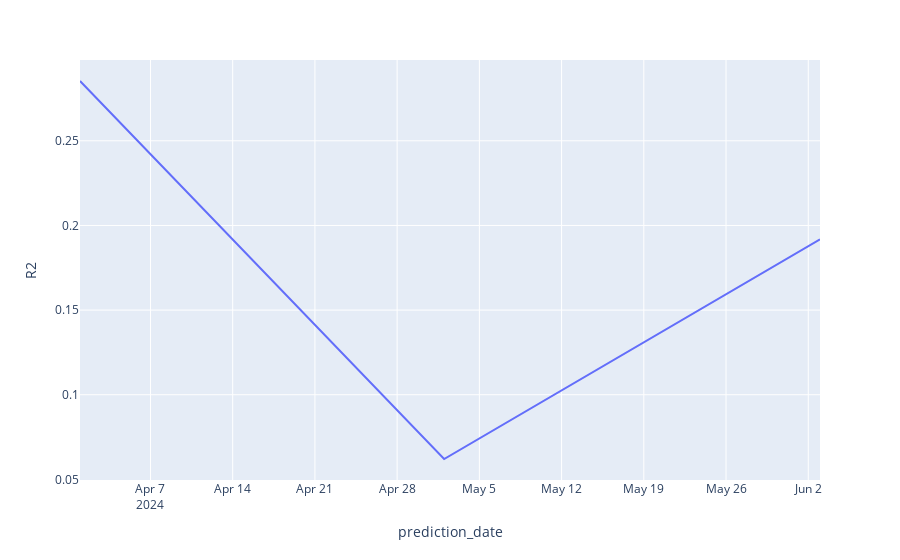

The notebook cell saved with this chart:
### Code cell
# plot R2
plot_eval_metrics(data=plot_data, x_axis='prediction_date', y_axis='R2')

### Figure 1 — Plotly figure (JSON) as saved in the notebook; plotly's stock layout.template omitted (floating-point values rounded to 4 significant figures)
{"data": [{"hovertemplate": "prediction_date=%{x}<br>R2=%{y}<extra></extra>", "legendgroup": "", "line": {"color": "#636efa", "dash": "solid"}, "marker": {"symbol": "circle"}, "mode": "lines", "name": "", "orientation": "v", "showlegend": false, "type": "scatter", "x": ["2024-04-01", "2024-05-02", "2024-06-03"], "xaxis": "x", "y": [0.2853, 0.06204, 0.1918], "yaxis": "y"}], "layout": {"autosize": true, "legend": {"tracegroupgap": 0}, "margin": {"t": 60}, "xaxis": {"anchor": "y", "autorange": true, "domain": [0, 1], "range": ["2024-04-01", "2024-06-03"], "title": {"text": "prediction_date"}, "type": "date"}, "yaxis": {"anchor": "x", "autorange": true, "domain": [0, 1], "range": [0.04964, 0.2977], "title": {"text": "R2"}, "type": "linear"}}}
